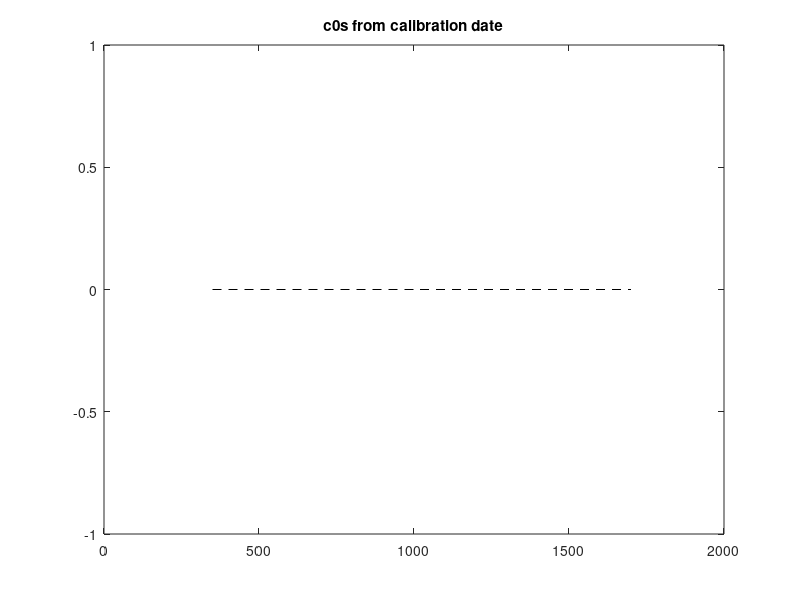
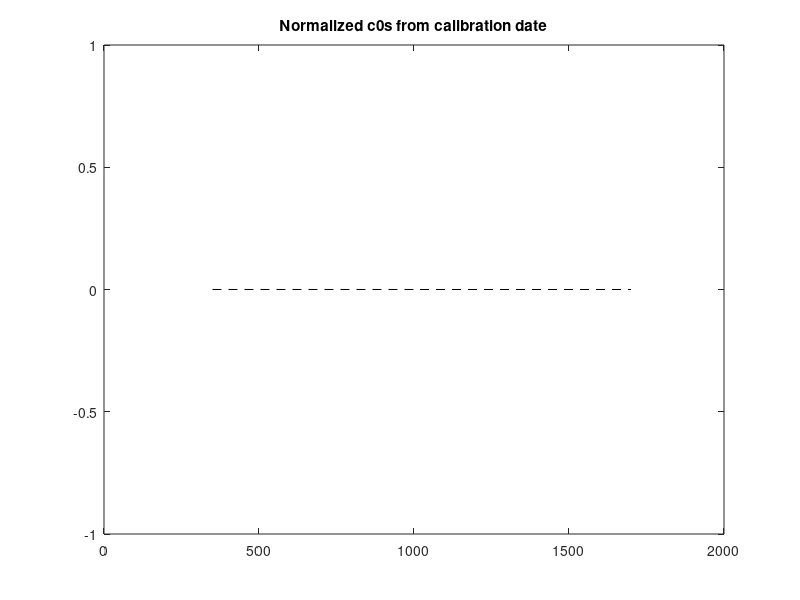

These charts were generated, in order, by the following MATLAB code: (Note: this script raises an error after producing the figures.)
% Checking some c0, and calculating the averages
close all
clear all
fp = 'C:\Users\sleblan2\Research\4STAR_codes\data_folder\';
fp_out = 'C:\Users\sleblan2\Research\ORACLES\plot\';

%i_avg = [1 6 6 9 10 13 14 16];
%i_avg = [1 6 10 16]; % for flights after sept 20, 2016
%i_avg = [1 6 7 8 9 13 14 15]; % for flights after sept. 4th up to and including sept 20.

i_avg = [1 6-4 10-4 16-4];  % for flights after sept 20, 2016
i_avg = [1 6-4 7-4 8-4 9-4 13-4 14-4 15-4]; % for flights after sept. 4th up to and including sept 20.
i_avg = [1 2 7 8]; % for flights on the early part of ORACLES before sept 4th

i_avg = [3 5 9 10 11]; % for testing of inflights and high altitude only for flights after sept. 4th up to and including sept 20.
%filesuffix=['refined_Langley_averaged_with_MLO_Nov17_airborne_Langley_and_highalt_AOD_on_' gdaystr '_ORACLES'];
i_avg = [1 17 18]; % for 'refined_Langley_averaged_inflight_Langley_high_alt_ORACLES' on 20160831
i_avg = [1 7 8 18]; % for 'refined_Langley_averaged_inflight_Langley_early_high_alts_ORACLES'
i_avg = [9 20 21]; % for 20160904 'refined_Langley_averaged_inflight_high_alts_highRH_ORACLES' 
i_avg = [3 9 10 20 21]; % for 20160908 'refined_Langley_averaged_inflight_high_alts_with_Langley_highRH_ORACLES'
filesuffix = ['refined_Langley_averaged_with_high_alt_inflight_ORACLES_notransit'];
filesuffix = ['refined_Langley_averaged_inflight_Langley_ORACLES_transits'];
filesuffix = ['refined_Langley_averaged_inflight_Langley_early_high_alts_ORACLES'];
filesuffix = ['refined_Langley_averaged_inflight_high_alts_highRH_ORACLES'];
filesuffix = ['refined_Langley_averaged_inflight_high_alts_with_Langley_highRH_ORACLES'];
label_daystr = '20160908';

vis_names = {'20160825_VIS_C0_refined_Langley_ORACLES_transit2.dat';...
            % '20161110_VIS_C0_refined_Langley_MLO_Nov2016_12to2airmass.dat';...
            % '20161111_VIS_C0_refined_Langley_MLO_Nov2016_12to2airmass.dat';...
            % '20161112_VIS_C0_refined_Langley_MLO_Nov2016_12to2airmass.dat';...
            % '20161113_VIS_C0_refined_Langley_MLO_Nov2016_12to2airmass.dat';...
             '20161115_VIS_C0_refined_Langley_Nov2016part1.5incl1115_good_mean.dat';...
             '20160908_VIS_C0_refined_Langley_airborne_ORACLES_v1.dat';...
             '20160912_VIS_C0_refined_Langley_airborne_ORACLES_v1.dat';...
             '20160918_VIS_C0_refined_Langley_airborne_ORACLES_v1.dat';...
             '20160924_VIS_C0_refined_Langley_airborne_ORACLES_v1.dat';...
             '20160902_VIS_C0_refined_high_alt_low_m.dat';...
             '20160904_VIS_C0_refined_high_alt_low_m.dat';...
             '20160908_VIS_C0_refined_high_alt_low_m.dat';...
             '20160912_VIS_C0_refined_high_alt_low_m.dat';...
             '20160918_VIS_C0_refined_high_alt_low_m.dat';...
             '20160927_VIS_C0_refined_high_alt_low_m.dat';...
             '20160927_VIS_C0_refined_mix_Langley_airborne_MLO_high_alt_AOD_ORACLES_averages_v1.dat';...
            '20160927_VIS_C0_refined_Langley_averaged_with_MLO_Nov17_airborne_Langley_and_highalt_AOD_on_20160927_ORACLES.dat';...
            '20160918_VIS_C0_refined_Langley_averaged_with_MLO_Nov17_airborne_Langley_and_highalt_AOD_on_20160918_ORACLES.dat';...
            '20160904_VIS_C0_refined_Langley_averaged_with_MLO_Nov17_airborne_Langley_and_highalt_AOD_on_20160904_ORACLES.dat';...
            '20160824_VIS_C0_refined_langley_4STAR.dat';...
            '20160831_VIS_C0_refined_high_alt_low_m.dat';...
            '20160902_VIS_C0_refined_high_alt_low_m_fromBonanza.dat';...
            '20160904_VIS_C0_refined_high_alt_low_m_fromBonanza.dat';...
            '20160908_VIS_C0_refined_high_alt_low_m_fromBonanza.dat'};
        
nir_names = {'20160825_NIR_C0_refined_Langley_ORACLES_transit2.dat';...
            % '20161110_NIR_C0_refined_Langley_MLO_Nov2016_12to2airmass.dat';...
            % '20161111_NIR_C0_refined_Langley_MLO_Nov2016_12to2airmass.dat';...
            % '20161112_NIR_C0_refined_Langley_MLO_Nov2016_12to2airmass.dat';...
            % '20161113_NIR_C0_refined_Langley_MLO_Nov2016_12to2airmass.dat';...
             '20161115_NIR_C0_refined_Langley_Nov2016part1.5incl1115_good_mean.dat';...
             '20160908_NIR_C0_refined_Langley_airborne_ORACLES_v1.dat';...
             '20160912_NIR_C0_refined_Langley_airborne_ORACLES_v1.dat';...
             '20160918_NIR_C0_refined_Langley_airborne_ORACLES_v1.dat';...
             '20160924_NIR_C0_refined_Langley_airborne_ORACLES_v1.dat';...
             '20160902_NIR_C0_refined_high_alt_low_m.dat';...
             '20160904_NIR_C0_refined_high_alt_low_m.dat';...
             '20160908_NIR_C0_refined_high_alt_low_m.dat';...
             '20160912_NIR_C0_refined_high_alt_low_m.dat';...
             '20160918_NIR_C0_refined_high_alt_low_m.dat';...
             '20160927_NIR_C0_refined_high_alt_low_m.dat';...
             '20160927_NIR_C0_refined_mix_Langley_airborne_MLO_high_alt_AOD_ORACLES_averages_v1.dat';...
            '20160927_NIR_C0_refined_Langley_averaged_with_MLO_Nov17_airborne_Langley_and_highalt_AOD_on_20160927_ORACLES.dat';...
            '20160918_NIR_C0_refined_Langley_averaged_with_MLO_Nov17_airborne_Langley_and_highalt_AOD_on_20160918_ORACLES.dat';...
            '20160904_NIR_C0_refined_Langley_averaged_with_MLO_Nov17_airborne_Langley_and_highalt_AOD_on_20160904_ORACLES.dat';...
            '20160824_NIR_C0_refined_langley_4STAR.dat';...
            '20160831_NIR_C0_refined_high_alt_low_m.dat';...
            '20160902_NIR_C0_refined_high_alt_low_m_fromBonanza.dat';...
            '20160904_NIR_C0_refined_high_alt_low_m_fromBonanza.dat';...
            '20160908_NIR_C0_refined_high_alt_low_m_fromBonanza.dat'};
         
supp = {'inflight';...%'MLO';'MLO';'MLO';'MLO';
    'MLO avg';'inflight';...
        'inflight';'inflight';'inflight';'high alt';'high alt';...
        'high alt';'high alt';'high alt';'high alt';'Averages for all';...
        'ORACLES late';'ORACLES mid';'ORACLES early';'inflight';'high alt';...
        'high alt BON';'high alt BON';'high alt BON'};
n = length(vis_names);
c0v = {}; c0rv = {}; c0n = {}; corn = {}; leg = {};

fig = figure('pos',[200 50 1600 400]); 
plot([350,1000,1700],[0,0,0],'--k');
title('c0s from calibration date')
hold on;

fig2 = figure('pos',[200 450 1600 400]);
plot([350,1000,1700],[0,0,0],'--k');
title('Normalized c0s from calibration date')
hold on;

cm = jet(n);
for i=1:n;
    visfilename = [fp vis_names{i}];
    nirfilename = [fp nir_names{i}];
    
    a=importdata(which(visfilename));
    visc0(i,:)=a.data(:,strcmp(lower(a.colheaders), 'c0'))';
    visc0err(i,:)=a.data(:,strcmp(lower(a.colheaders), 'c0err'))';
    c0v{i} = visc0; c0rv{i} = visc0err;
    
    b=importdata(which(nirfilename));
    nirc0(i,:)=b.data(:,strcmp(lower(b.colheaders), 'c0'))';
    nirc0err(i,:)=b.data(:,strcmp(lower(b.colheaders), 'c0err'))';
    c0n{i} = nirc0; c0rn{i} = nirc0err;
    
    w_vis = a.data(:,strcmp(lower(a.colheaders),'wavelength'));
    w_nir = b.data(:,strcmp(lower(b.colheaders),'wavelength'));
    
    leg{i} = [supp{i} '-' vis_names{i}(1:8)];
   
    figure(fig);
    if any(i_avg==i);
        l = plot(w_vis,visc0(i,:),'color',cm(i,:),'linewidth',4);
         plot(w_nir,nirc0(i,:).*10,'color',cm(i,:),'linewidth',4);
    else;
        l = plot(w_vis,visc0(i,:),'color',cm(i,:));
         plot(w_nir,nirc0(i,:).*10,'color',cm(i,:));
    end;
    p(i) = l;
    
    figure(fig2);
    if any(i_avg==i);
        l2 = plot(w_vis,visc0(i,:)./visc0(1,:).*100.0,'color',cm(i,:),'linewidth',4);
        plot(w_nir,nirc0(i,:)./nirc0(1,:).*100.0,'color',cm(i,:),'linewidth',4);
    else;
        l2 = plot(w_vis,visc0(i,:)./visc0(1,:).*100.0,'color',cm(i,:));
        plot(w_nir,nirc0(i,:)./nirc0(1,:).*100.0,'color',cm(i,:));
    end;
    p2(i) = l2;
    
end;
figure(fig);
legend(p,leg);
xlabel('Wavelength [nm]');
ylabel('c0 (NIR c0 x10)');
ylim([0,650]);

figure(fig2);
legend(p2,leg);
xlabel('Wavelength [nm]');
ylabel('Normalized c0');
ylim([80,120]);

figure;
l = plot(w_vis,visc0);
hold all
plot(w_nir,nirc0.*10);

legend(l,leg);
xlabel('Wavelength [nm]');
ylabel('c0');
ylim([0,650]);

% Now average the c0s for creating the right c0
visc0_avg = mean(visc0(i_avg,:));
visc0_std = std(visc0(i_avg,:));
nirc0_avg = mean(nirc0(i_avg,:));
nirc0_std = std(nirc0(i_avg,:));

gdaystr = vis_names{i_avg(end)}(1:8);

figure(fig2);
l2 = plot(w_vis,visc0_avg./visc0(1,:).*100.0,'color','black');
plot(w_nir,nirc0_avg./nirc0(1,:).*100.0,'color','black');
grid;
p2(i+1) = l2;
leg{i+1} = ['Averages with ' gdaystr];
legend(p2,leg,'location','northeastoutside');

figure(fig);
l = plot(w_vis,visc0_avg,'color','black');
plot(w_nir,nirc0_avg.*10.0,'color','black');
grid;
p(i+1) = l;
leg{i+1} = ['Averages with ' gdaystr];
legend(p,leg,'location','northeastoutside');

% Save the figures
save_fig(fig,[fp_out 'ORACLES_cal_c0_' gdaystr]);
save_fig(fig2,[fp_out 'ORACLES_cal_c0_relative_' gdaystr]);

figure(fig2);
ylim([96 104]);
save_fig(fig2,[fp_out 'ORACLES2016_cal_c0_relative_zoom']);

fig3 = figure;
ax1 = subplot(3,1,1);
plot(w_vis,visc0_avg,'.-k'); hold on;
plot(w_nir,nirc0_avg.*10.0,'.-k');hold off;
ylabel('c0 (NIR c0 x10)'); ylim([0,800])
title('4STAR C0 saved for good averages from ORACLES 2016')
ax2 = subplot(3,1,2);

plot(w_vis,visc0_std./visc0_avg.*100.0,'.-k'); hold on;
plot(w_nir,nirc0_std./nirc0_avg.*100.0,'.-k');hold off;
ylabel('Relative std of c0 [%]');ylim([0,20]);
ax3 = subplot(3,1,3);
title('zoomed')
plot(w_vis,visc0_std./visc0_avg.*100.0,'.-k'); hold on;
plot(w_nir,nirc0_std./nirc0_avg.*100.0,'.-k');hold off;
ylabel('Relative std of c0 [%]');ylim([0,1]); grid;

linkaxes([ax1,ax2,ax3],'x');
xlabel('Wavelength [nm]'); 
save_fig(fig3,[fp_out 'Oracles2016_cal_c0_avg_' gdaystr]);

% Now save the new averaged c0 for use
days_cell = '';
for i=1:length(i_avg);
    c = char(leg{i_avg(i)});
    days_cell = [days_cell ', ' c(1:4) '-' c(5:6) '-' c(7:8)];
end;
%filesuffix=['refined_Langley_averaged_with_MLO_Nov17_airborne_Langley_and_highalt_AOD_on_' gdaystr '_ORACLES'];
additionalnotes={'Langley at MLO and airborne Data outside 2.0x the STD of 501 nm Langley residuals were screened out. ';...
                 'Including high Altitude rate spectra, matched to splined stratospheric AOD measured at MLO.';...
                 ['Averages of c0 from multiple days including: ' days_cell '. See the list of files below']};
daystr=label_daystr; %leg{i_avg(end)}(end-7:end);
visfilename=fullfile(starpaths, [daystr '_VIS_C0_' filesuffix '.dat']);
nirfilename=fullfile(starpaths, [daystr '_NIR_C0_' filesuffix '.dat']);    

vissource_alt=cellstr(char(vis_names{i_avg}));
nirsource_alt=cellstr(char(nir_names{i_avg}));
vissource = '(SEE Original files for sources)';
nirsource = '(SEE Original files for sources)';

starsavec0(visfilename, vissource, [additionalnotes; vissource_alt], w_vis, visc0_avg, visc0_std);
starsavec0(nirfilename, nirsource, [additionalnotes; nirsource_alt], w_nir, nirc0_avg, nirc0_std);




